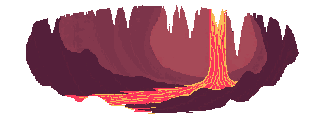
#> input picture art_v4/zoneC_lava/_v2/mountains.png, 320 x 120 px
$ python compose_final.py
#> lines starting #> are read from the running program, lines starting #| are printed output that depends on the picture
from PIL import Image, ImageEnhance
import random

PX_PER_UNIT, MAP_UNITS, VIEW_W = 40, 80, 1280
MAP_W = MAP_UNITS * PX_PER_UNIT
TREE_ANCHORS = [0.07, 0.34, 0.58, 0.86]

# ── 조명 프리셋: 지하라 하나뿐. 용암(발광부)은 그레이딩 뒤에 원본으로 다시 찍는다 ──
TOD = {
 'cave': dict(bg =dict(tint=(30,10,12), a=.55, sat=.35, br=.40),
              mid=dict(tint=(40,12,12), a=.45, sat=.50, br=.50),
              obj=dict(tint=(90,24,12), a=.10, sat=1.0, br=1.0),
              char=dict(tint=(150,60,30),a=.14, sat=.96, br=.92),
              ground=dict(tint=(80,20,10), a=.05, sat=1.0, br=1.0)),
}

def emissive(img):
    # 용암색(밝은 주황/노랑)만 남긴 레이어 — 그레이딩 후 덮어서 발광 유지
    out=img.copy(); px=out.load()
    for y in range(out.height):
        for x in range(out.width):
            r,g,b,a=px[x,y]
            if not (a and r>200 and g>70 and b<140 and r-b>110): px[x,y]=(0,0,0,0)
    return out

def dim(img, k):
    a=img.split()[3].point(lambda v:int(v*k)); img.putalpha(a); return img

def grade(img, p):
    if p is None: return img
    out = ImageEnhance.Color(img.convert('RGB')).enhance(p['sat'])
    out = ImageEnhance.Brightness(out).enhance(p['br'])
    tint = Image.new('RGB', out.size, p['tint'])
    out = Image.blend(out, tint, p['a'])
    r = out.convert('RGBA'); r.putalpha(img.split()[3])
    return r

def build(width, seed, tod, out, scale=1.0):
#> called with width = 3200, seed = 88, tod = 'cave', out = 'zoneC_cave_FULL.png', scale = 1
    random.seed(seed)
    W, H = width, 720
    TILE, GROUND_TILES = 32, 3
    GROUND_TOP = H - GROUND_TILES*TILE - 24
    GRASS = GROUND_TOP + 18
    P = TOD[tod]

    mtn  = Image.open('mountains.png').convert('RGBA')
#> mtn is the input picture: PIL image 320x120 RGBA; mean R, G, B, A 76.4, 31.5, 41.5, 145.6
    hill = Image.open('hills.png').convert('RGBA')
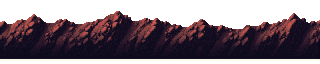
#> input picture art_v4/zoneC_lava/_v2/hills.png, 320 x 64 px
#> hill is the input picture: PIL image 320x64 RGBA; mean R, G, B, A 34.8, 22.8, 30.7, 157.9
    def cell(i,r,c): return i.crop((c*TILE,r*TILE,(c+1)*TILE,(r+1)*TILE))
    def load(n):
        im=Image.open(n+'.png').convert('RGBA'); return im.crop(im.getbbox())
    def x2(im): return im.resize((im.width*2,im.height*2), Image.NEAREST)

    # ── 배경: 절차적 동굴 벽 (타일/미러 없음, 어둡고 저대비) ──
    bw, bh = W//8+2, H//8+2
    wall = Image.new('RGB',(bw,bh)); wp=wall.load()
#> after `wall = Image.new('RGB', (bw, bh))`: wall: PIL image 402x92 RGB; every value is 0
    for y in range(bh):
        for x in range(bw):
            v = 14 + random.randint(0,8) + int(10*(1-y/bh))
            wp[x,y]=(v+6, v-2, v)
    wall = wall.resize((bw*8,bh*8), Image.BILINEAR).crop((0,0,W,H))
#> wall: PIL image 3200x720 RGB
    bg = wall.convert('RGBA')
    # 멀리 있는 균열 몇 개 (희미한 적색)
    bpx=bg.load()
    for _ in range(W//260):
        x,y=random.randrange(W),random.randrange(30,300)
        for _ in range(random.randint(20,60)):
            bpx[x%W,y]=(70,22,14,255); x+=random.choice((-1,0,1)); y+=1
            if y>=H: break

    # 중경: 산 실루엣을 랜덤 간격·랜덤 플립으로 (i=-1부터 덮음)
    # mountains.png에 박힌 옛 용암폭포(갈색 기둥) 제거 → 어두운 암석색
    mp=mtn.load()
    for yy in range(mtn.height):
        for xx in range(mtn.width):
            r,g,b,a=mp[xx,yy]
            if a and r>90 and g>60 and r-b>30: mp[xx,yy]=(46,32,34,a)
    # 천장: 산 실루엣을 뒤집어 랜덤 배치 (규칙 반복 방지, 아주 어둡게)
    ceil=x2(mtn).transpose(Image.FLIP_TOP_BOTTOM)
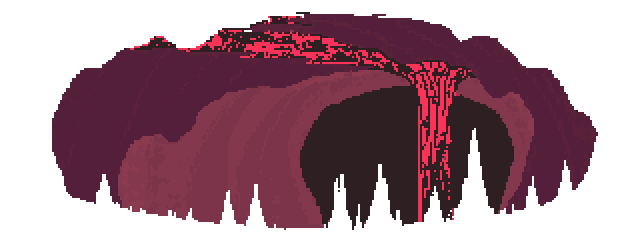
#> ceil: PIL image 640x240 RGBA; mean R, G, B, A 54.9, 22.4, 33.4, 145.6; transparent parts drawn white
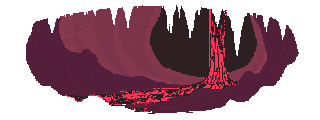
#> mtn: PIL image 320x120 RGBA; mean R, G, B, A 54.9, 22.4, 33.4, 145.6; transparent parts drawn white
    x=-random.randint(0,ceil.width//2)
#> x = -24
    while x<W:
        c=ceil if random.random()<.5 else ceil.transpose(Image.FLIP_LEFT_RIGHT)
        c=ImageEnhance.Brightness(c).enhance(.45)
        bg.alpha_composite(c,(x,-random.randint(60,130)))
        x+=int(ceil.width*random.uniform(.5,.95))
#> this loop made 8 passes
#> pass 1, in build, `c=ImageEnhance.Brightness(c).enhance(.45)`:
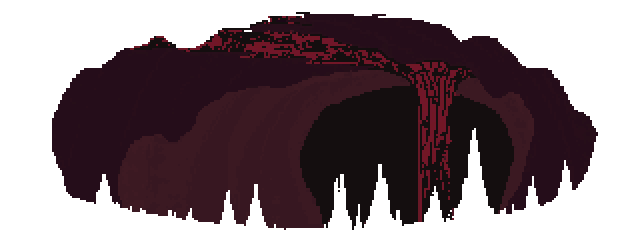
#> c: PIL image 640x240 RGBA; mean R, G, B, A 24.3, 9.8, 14.9, 145.6; transparent parts drawn white
#> after the loop:
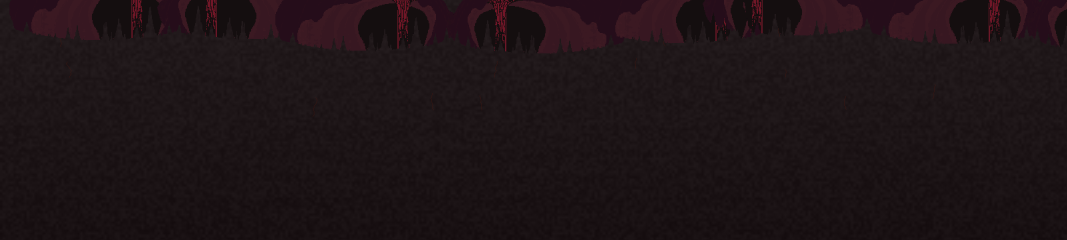
#> bg: PIL image 3200x720 RGBA (shown at 1/3 size); mean R, G, B, A 30.1, 19.6, 22.5, 255
#> after the loop, x = 3517
    mtn2 = x2(mtn); MTN_Y = GRASS-mtn2.height-40
#> after `MTN_Y = GRASS - mtn2.height - 40`: MTN_Y = 338
    x=-random.randint(0,mtn2.width//2)
#> x = -101
    while x<W:
        m=mtn2 if random.random()<.5 else mtn2.transpose(Image.FLIP_LEFT_RIGHT)
        bg.alpha_composite(m,(x,MTN_Y+random.randint(-20,20)))
        x+=int(mtn2.width*random.uniform(.55,.9))
#> this loop made 8 passes
#> x on passes 1 to 8: 346, 740, 1308, 1691, 2090, 2585, 3081, 3655
#> pass 2, in build, `m=mtn2 if random.random()<.5 else mtn2.transpose(Image.FLIP_LEFT_RIGHT)`:
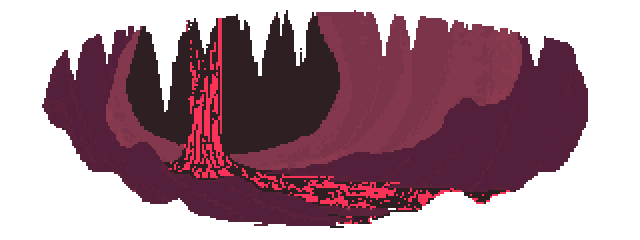
#> m: PIL image 640x240 RGBA; mean R, G, B, A 54.9, 22.4, 33.4, 145.6; transparent parts drawn white
#> after the loop:
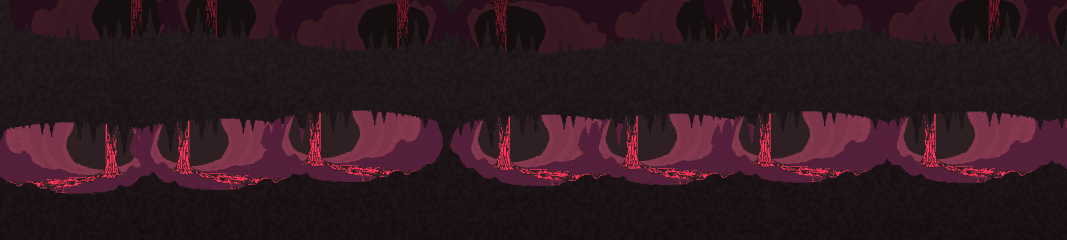
#> bg: PIL image 3200x720 RGBA (shown at 1/3 size); mean R, G, B, A 46.6, 24.4, 31.3, 255
#> after the loop, x = 3655
    mid = Image.new('RGBA',(W,H),(0,0,0,0))
#> mid: PIL image 3200x720 RGBA; every value is 0
    lf = load('lavafall'); n_lf=0; x=random.randint(150,500)
    while x<W-60:
        s_=lf.resize((lf.width, int(lf.height*random.uniform(.9,1.4))), Image.NEAREST)
        mid.alpha_composite(dim(s_,.7),(x, GRASS-s_.height-60))
        x+=random.randint(500,1100)
    h2=x2(hill)
    x=-random.randint(0,h2.width//2)
    while x<W:
        mid.alpha_composite(h2 if random.random()<.5 else h2.transpose(Image.FLIP_LEFT_RIGHT),(x, GRASS-h2.height+random.randint(-14,6)))
        x+=int(h2.width*random.uniform(.5,.85))

    # ── 지면: 절차적 현무암, 뚜렷한 윗단 + 드문 불규칙 균열 ──
    gnd = Image.new('RGBA',(W,H),(0,0,0,0)); gp_=gnd.load()
    gblk={}
    top=[GROUND_TOP]*W; t=GROUND_TOP
    for x in range(W):
        if random.random()<.08: t=max(GROUND_TOP-3,min(GROUND_TOP+3,t+random.choice((-1,1))))
        top[x]=t
    for x in range(W):
        for y in range(top[x],H):
            d=y-top[x]
            if d==0: c=(12,8,12)
            elif d<3: c=(92,78,86)
            elif d<6: c=(58,48,56)
            else:
                v=gblk.get((x//14+(y//9)%2*7, y//9)) or gblk.setdefault((x//14+(y//9)%2*7, y//9), random.randint(24,40))
                v-=min(10,(d-6)//10)
                if (x+(y//9)%2*7)%14==0 or y%9==0: v-=8
                c=(v+2,v-2,v+4)
            gp_[x,y]=c+(255,)
    for _ in range(W//200):
        x,y=random.randrange(W),random.randint(GROUND_TOP+6,H-20)
        for k in range(random.randint(14,40)):
            if 0<=x<W and y<H:
                gp_[x,y]=(255,200,90,255) if k%3 else (255,110,30,255)
                if y+1<H: gp_[x,y+1]=(150,40,20,255)
            x+=random.choice((-1,1,1)); y+=random.choice((0,0,1,-1))
    ob = Image.new('RGBA',(W,H),(0,0,0,0))

    oak, pine, maple = load('stalagmite'), load('obsidian'), load('lavavent')
    bush, rock, grass, stump = load('bones'), load('rock'), load('ember'), load('lavapool')
    smalls = [rock, stump, bush, load('magmarocks'), load('charred'), load('geyser')]
    ch = load('char_idle')

    def trunk_span(im):
        b = im.crop((0,int(im.height*.78),im.width,im.height)).getbbox()
        return (b[0],b[2]) if b else (0,im.width)
    occupied=[]
    def free(x0,x1,pad): return all(x1+pad<=a or x0-pad>=b for a,b in occupied)
    def place(im,x,sink=4,flip=False,span=None,pad=10):
        s=im.transpose(Image.FLIP_LEFT_RIGHT) if flip else im
        x=int(x)
        if span is None: x0,x1=x,x+s.width
        else:
            sx0,sx1=span
            if flip: sx0,sx1=s.width-sx1,s.width-sx0
            x0,x1=x+sx0,x+sx1
        if not free(x0,x1,pad): return False
        ob.alpha_composite(s,(x,GRASS-s.height+sink)); occupied.append((x0,x1)); return True

    char_xs=[int(W*0.30)]+([int(W*0.72)] if W>VIEW_W else [])
    for cx in char_xs: occupied.append((cx-6,cx+ch.width+6))

    trees=[oak,pine,maple]; last=None
    for a in TREE_ANCHORS:
        t=random.choice([t for t in trees if t is not last]); last=t
        x0=max(8,min(a*W-t.width/2,W-t.width-8)); sp=trunk_span(t); fl=random.random()<.5
        for off in (0,40,-40,90,-90,150,-150):
            if place(t,max(8,min(x0+off,W-t.width-8)),6,fl,span=sp,pad=6): break
    x=random.randint(60,200)
    while x<W-120:
        place(random.choice(smalls),x,4,flip=random.random()<.5,pad=16)
        x+=random.randint(180,420)
    x=random.randint(40,160)
    while x<W-60:
        if random.random()<.35: place(grass,x,4,flip=random.random()<.5,pad=8)
        x+=random.randint(150,380)

    # ── 그레이딩 후 합성 (용암은 그레이딩 뒤에 원본 색으로) ──
    cv = grade(bg, P['bg'])
    cv.alpha_composite(dim(emissive(bg),.25))
    cv.alpha_composite(grade(mid, P['mid']))
    cv.alpha_composite(dim(emissive(mid),.55))
    cv.alpha_composite(grade(gnd, P['ground']))
    cv.alpha_composite(emissive(gnd))
    cv.alpha_composite(grade(ob, P['obj']))
    cv.alpha_composite(emissive(ob))
    gch = grade(ch, P['char'])
    for cx in char_xs: cv.alpha_composite(gch,(cx,GRASS-ch.height+2))

    # 떠다니는 불티 (별 대신)
    import random as rnd; rnd.seed(seed+1)
    px=cv.load()
    for _ in range(W//10):
        sx,sy=rnd.randrange(W-1), rnd.randrange(40, GRASS-10)
        c=rnd.choice([(255,190,80),(255,140,40),(255,225,140)])
        for dx,dy in ((0,0),(1,0),(0,1))[:rnd.choice([1,3])]:
            px[sx+dx,sy+dy]=c+(255,)

    img=cv.convert('RGB')
    if scale!=1.0: img=img.resize((int(W*scale),int(H*scale)),Image.LANCZOS)
    img.save(out)
    return img

#> (the run stopped early here; a loop or call above may not have finished)
